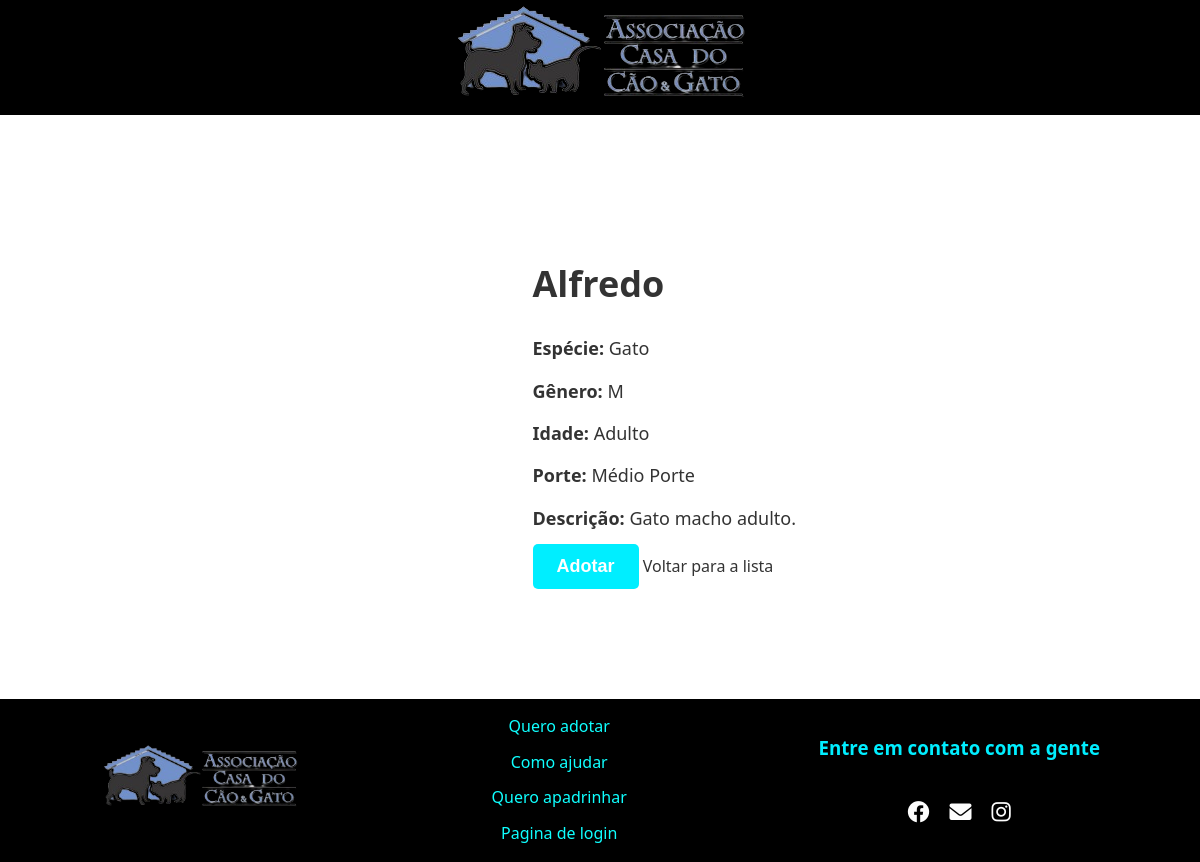
/paginaAnimal/1/, run on the app's committed database.
### app/models.py (models this page shows)
class Animais(models.Model):
    sexo = {
        "F": "Fêmea",
        "M": "Macho",
    }
    tipo = {
        "Gato": "Gato",
        "Cachorro": "Cachorro",
    }
    porte = {
        "Pequeno Porte": "Pequeno Porte",
        "Médio Porte": "Médio Porte",
        "Grande Porte": "Grande Porte",
    }
    idade = {
        "Filhote": "Filhote",
        "Adulto": "Adulto",
        "Idoso": "Idoso",
    }
    nome = models.CharField(max_length=30)
    idade = models.CharField(max_length=10, choices=idade)
    descricao = models.TextField()
    castrado = models.BooleanField()
    vacinado = models.BooleanField()
    vermifugado = models.BooleanField()
    fiv = models.BooleanField(default=False)
    felv = models.BooleanField(default=False)
    sexo = models.CharField(max_length=1, choices=sexo)
    tipo = models.CharField(max_length=10, choices=tipo)
    porte = models.CharField(max_length=20, choices=porte, default=porte["Médio Porte"])
    url_imagem = models.CharField(max_length=100, default="https://static.wixstatic.com/media/f94f12_6af5c43bf13048b9b0d22534c7ed9cd7~mv2.png")

### app/views.py (the view)
# urls.py: path('paginaAnimal/<int:pk>/', paginaAnimal, name='paginaAnimal'),
def paginaAnimal(request, pk):
    data = {}
    data['animal'] = Animais.objects.get(pk=pk)
    return render(request, 'paginaAnimal.html', data)

### app/templates/paginaAnimal.html (shortened to what this page needs)
{% load static%}
<!DOCTYPE html>
<html lang="pt">
<head>
    <link rel="stylesheet" href="{% static '/css/paginaAnimal.css' %}">
    <link rel="stylesheet" href="https://cdnjs.cloudflare.com/ajax/libs/font-awesome/6.0.0-beta3/css/all.min.css">
</head>
<body>
    <header>
        <a href="/">
            <img src="{%static '/img/logocaoegato.png'%}"/>
        </a>
    </header>
    <section class="animal-info">
        <div class="container">
            <div class="animal">
                <div class="animal-details">
                    <h1>{{ animal.nome }}</h1>
                    <p><strong>Espécie:</strong> {{ animal.tipo }}</p>
                    <p><strong>Gênero:</strong> {{ animal.sexo }}</p>
                    <p><strong>Idade:</strong> {{ animal.idade }}</p>
                    <p><strong>Porte:</strong> {{ animal.porte }}</p>
                    <p><strong>Descrição:</strong> {{ animal.descricao }}</p>
                    <a href="https://docs.google.com/forms/d/1WDZGsqSgaOLvSzZsZ4WeYPRNAycb7KmKq-4yEfPt_eE/viewform?edit_requested=true#response=ACYDBNglSQOa4y_YFKKrDcwUHbxfHw-igP0jo2VQVW8mS42ODJWqMKu5TOX6YiI7XddQkjU" target="_blank"><button class="button">Adotar</button></a>
                    <a href="{% url 'filtro' %}">Voltar para a lista</a>
                </div>
            </div>
        </div>
    </section>
    <footer>
        <a href="#" class="logo"><img src="{% static 'img/logocaoegato.png' %}" alt="Logo"/></a>
        <div class=" footer-col-links">
            <a href="#">Quero adotar</a>
            <a href="/help">Como ajudar</a>
            <a href="#">Quero apadrinhar</a>
            <a href="/login/" target="_blank">Pagina de login</a>
        </div>
        <div class="footer-col">
            <div class="icon-text">
                <h3>Entre em contato com a gente</h3>
            </div>
            <div class="midia-contato">
                <a href="https://www.facebook.com/AssociacaoCasaDoCaoEGatoAccg/" target="_blank"><i class="fab fa-facebook"></i></a>
                <a href="/contato" target="_blank"><i class="fas fa-envelope"></i></a>
                <a href="https://www.instagram.com/casadocaoegato/" target="_blank"><i class="fab fa-instagram"></i></a>
            </div>
        </div>
    </footer>
</body>
</html>

### app/static/css/paginaAnimal.css (style rules this page uses)
* { margin: 0; padding: 0; box-sizing: border-box; }
body { font-family: 'Segoe UI', Tahoma, Geneva, Verdana, sans-serif; line-height: 1.6; background-color: #fff; color: #333; }
a { text-decoration: none; color: inherit; }
header { background: #000000; display: flex; align-items: center; justify-content: center; width: 100%; }
.logo img { width: 200px; transition: 0.7s; }
.container { max-width: 1200px; margin: 0 auto; padding: 20px; }
.animal-info { background-color: #ffffff; padding: 40px 0; margin-top: 80px; }
.animal { display: flex; justify-content: space-around; align-items: center; flex-wrap: wrap; }
.animal-details { flex: 0 1 55%; max-width: 55%; }
.animal-details h1 { font-size: 36px; margin-bottom: 20px; }
.animal-details p { font-size: 18px; line-height: 1.8; margin-bottom: 10px; }
.button { display: inline-block; background-color: #0ef; color: #fff; border: none; padding: 12px 24px; font-size: 18px; font-weight: bold; cursor: pointer; border-radius: 5px; transition: background-color 0.3s ease; }
footer { width: 100%; padding: 15px 100px; background: #000000; display: flex; justify-content: space-between; align-items: center; margin-top: 50px; color: #fdfdfd; }
.footer-col { flex-direction: column; display: flex; gap: 18px; }
.footer-col .icon-text { display: flex; align-items: center; gap: 6px; transition: 0.7s; }
.footer-col .icon-text h3 { color: #0ef; }
.footer-col-links { flex-direction: column; display: flex; gap: 10px; align-items: center; justify-content: center; }
.footer-col-links a { text-decoration: none; color: #0fffff; transition: 0.7s; }
.midia-contato { align-items: center; display: flex; justify-content: center; gap: 20px; }
.midia-contato i { margin-top: 20px; font-size: 22px; transition: 0.7s; }

### data on the page
Animais: nome "Alfredo", tipo "Gato", sexo "M", idade "Adulto", porte "Médio Porte", descricao "Gato macho adulto."
